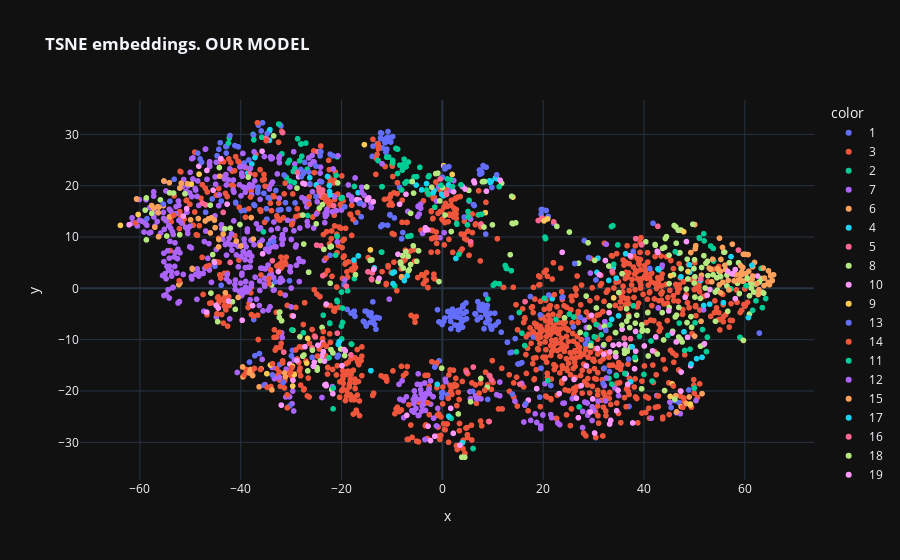

The notebook cell saved with this chart:
### Code cell
import plotly.express as px
import plotly

plotly.offline.init_notebook_mode(connected=True)

sections = list(map(str, okved_data['section_id'].values))
fig = px.scatter(x=embeddings_model_2d[:, 0], y=embeddings_model_2d[:, 1], color=sections,
                 title='<b>TSNE embeddings. OUR MODEL</b>')

fig
